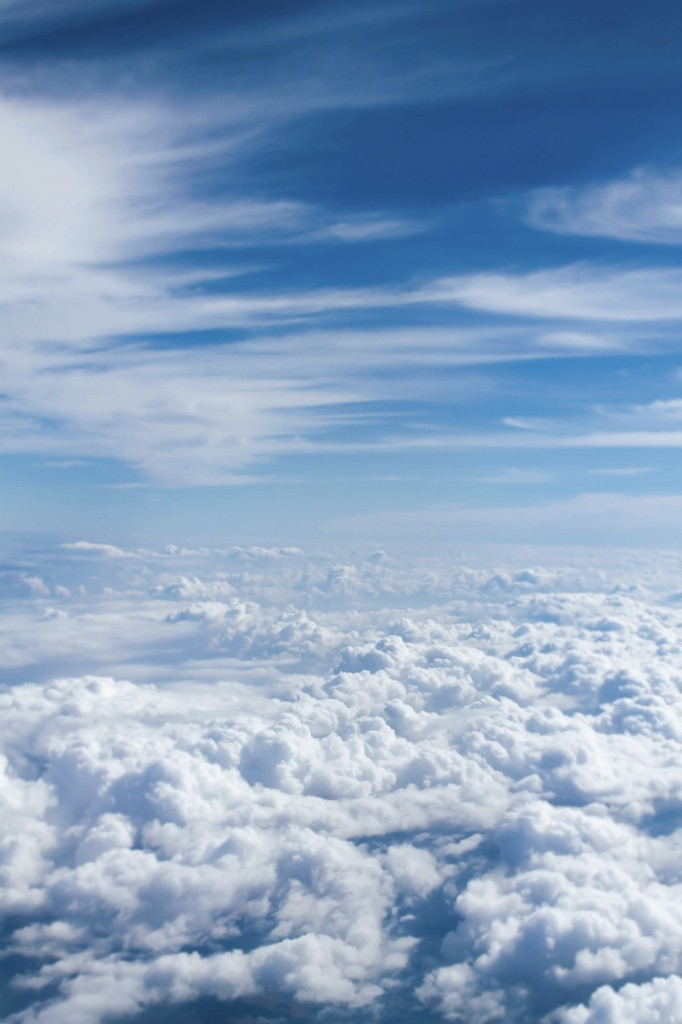
#> input picture assets/paxview/src-day-flight.png, 682 x 1024 px
$ python build-paxview.py
#> lines starting #> are read from the running program, lines starting #| are printed output that depends on the picture
"""Build passenger-view backgrounds from the four scene photos (no window frame)."""
from PIL import Image
from pathlib import Path

ROOT = Path(__file__).resolve().parents[1] / "assets" / "paxview"


def main():
  Image.open(ROOT / "src-day-flight.png").convert("RGB").save(ROOT / "day-flight.png", optimize=True)
  print("wrote day-flight.png")

  # Night flight — keep the starfield; discard the wing below
  n = Image.open(ROOT / "src-night-flight.png").convert("RGB")
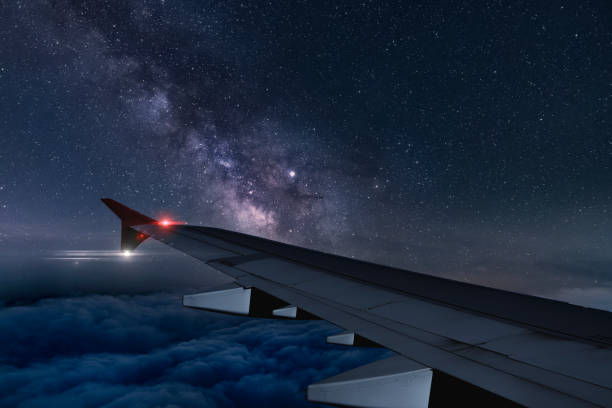
#> input picture assets/paxview/src-night-flight.png, 612 x 408 px
  nw, nh = n.size
#> nw = 612; nh = 408
  n.crop((0, 0, nw, int(nh * 0.58))).resize((nw, nh), Image.LANCZOS).save(ROOT / "night-flight.png", optimize=True)
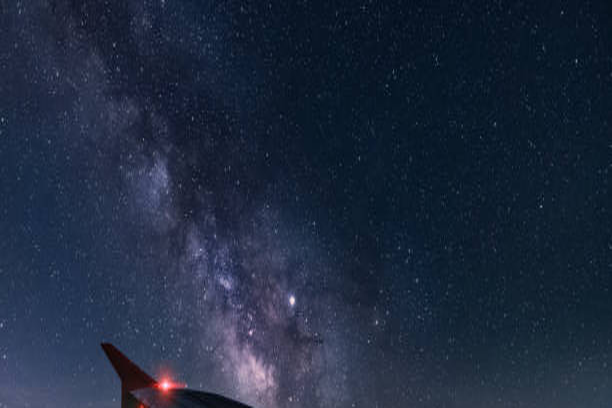
#> saved as night-flight.png: PIL image 612x408 RGB; mean R, G, B 30.6, 42, 62.5
  print("wrote night-flight.png")

  # Day ground — keep the apron / terminal; discard the wing
  d = Image.open(ROOT / "src-day-ground.png").convert("RGB")
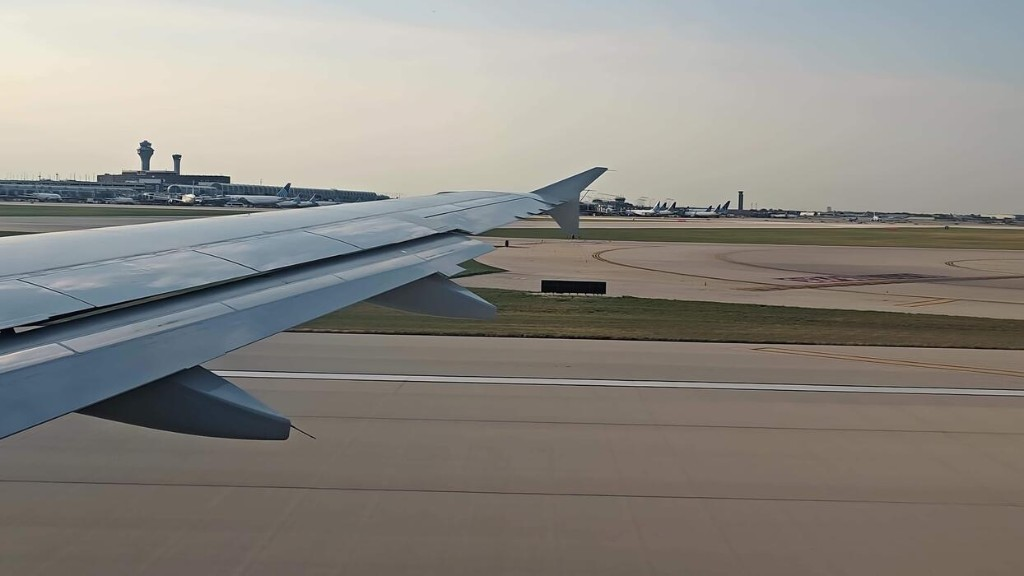
#> input picture assets/paxview/src-day-ground.png, 1024 x 576 px
#> d is the input picture: PIL image 1024x576 RGB; mean R, G, B 139, 135.4, 129.6
  dw, dh = d.size
#> dw = 1024; dh = 576
  d.crop((int(dw * 0.55), 0, dw, dh)).resize((dw, dh), Image.LANCZOS).save(ROOT / "day-ground.png", optimize=True)
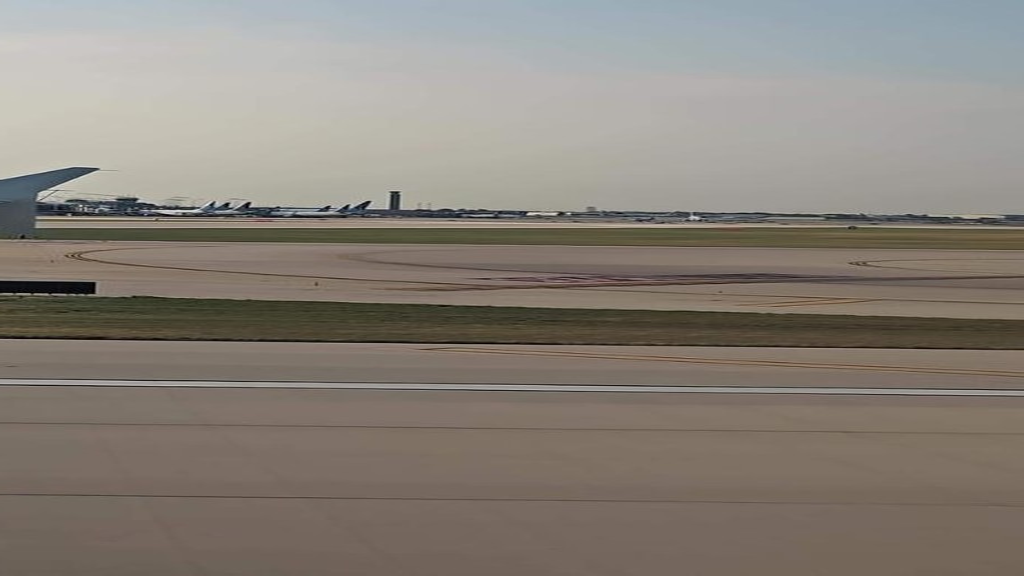
#> saved as day-ground.png: PIL image 1024x576 RGB; mean R, G, B 136.7, 129.8, 121.7
  print("wrote day-ground.png")

  Image.open(ROOT / "src-night-ground.png").convert("RGB").save(ROOT / "night-ground.png", optimize=True)
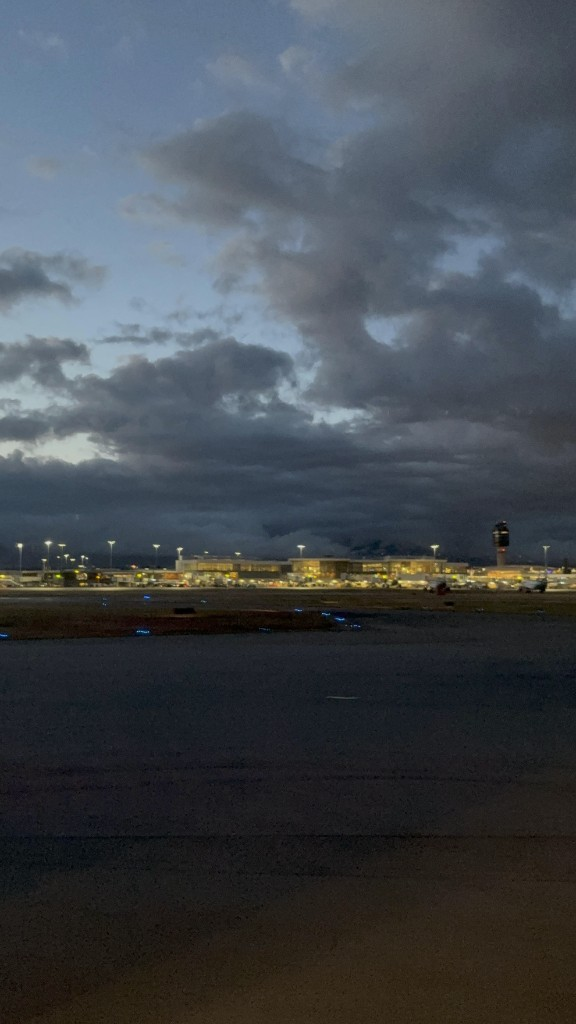
#> input picture assets/paxview/src-night-ground.png, 576 x 1024 px
  print("wrote night-ground.png")


if __name__ == "__main__":
  main()
